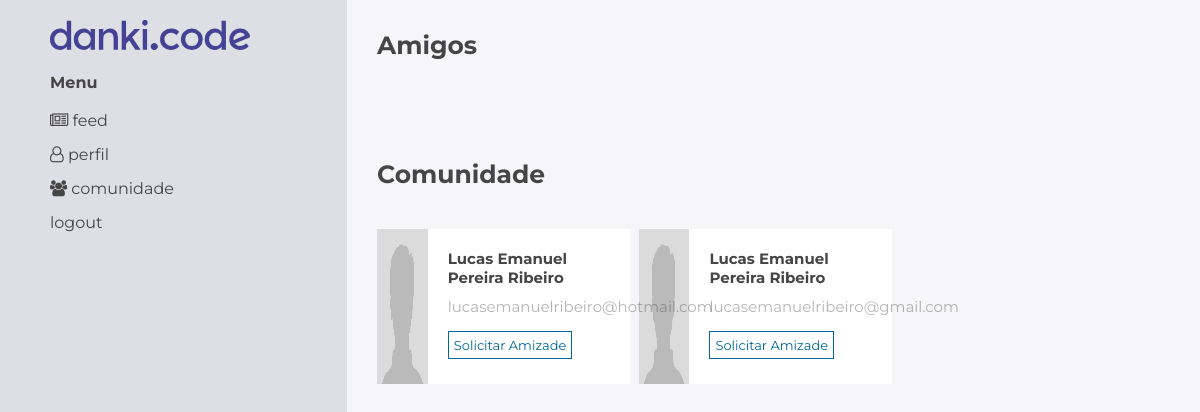
The page /socialmedia/LuCodex/Views/pages/comunidade.php on the database as committed earlier.
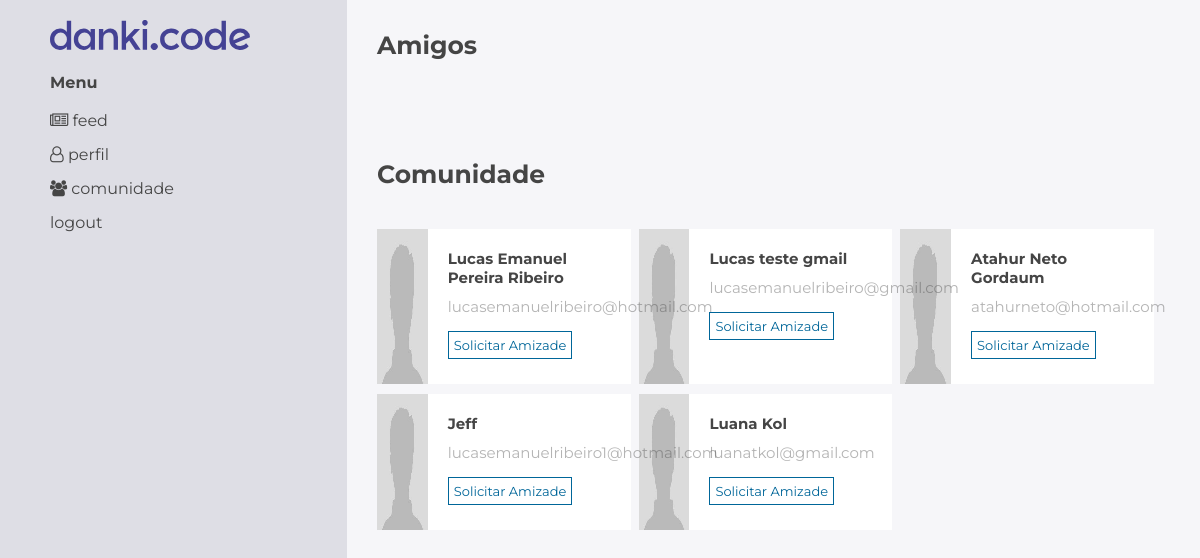
The same page on the database as committed later.
### tables this page shows
CREATE TABLE `usuarios` (
  `id` int(11) NOT NULL,
  `nome` varchar(255) NOT NULL,
  `email` varchar(255) NOT NULL,
  `senha` text NOT NULL,
  `ultimo_post` datetime NOT NULL DEFAULT current_timestamp()
);

### socialmedia/LuCodex/Models/UsuariosModel.php (called while the page is built, shortened)
<?php
	class UsuariosModel{
		public static function listarComunidade(){
			$pdo = \LuCodex\Mysql::connect();
			$comunidade = $pdo->prepare("SELECT * FROM usuarios");
			$comunidade->execute();
			return $comunidade->fetchAll();
		}
		public static function existePedidoAmizade($idPara){
			$pdo =\LuCodex\Mysql::connect();
			$verificaAmizade = $pdo->prepare("SELECT * FROM amizades WHERE (enviou = ? AND recebeu = ?) OR (enviou = ? AND recebeu =?)");
			$verificaAmizade->execute(array($_SESSION['id'],$idPara,$idPara,$_SESSION['id']));
			if($verificaAmizade->rowCount() == 1){
				return false;
			}else{
				return true;
			}
		}
		}
?>

### socialmedia/LuCodex/Views/pages/comunidade.php (the view, shortened to what this page needs)
<!DOCTYPE html>
<html>
<head>
	<link rel="stylesheet" href="https://stackpath.bootstrapcdn.com/font-awesome/4.7.0/css/font-awesome.min.css">
	<link href="<?php echo INCLUDE_PATH_STATIC ?>estilos/feed.css" rel="stylesheet">
	<link href="<?php echo INCLUDE_PATH_STATIC ?>estilos/comunidade.css" rel="stylesheet">
</head>
<body>
	<section class="main-feed">
		<?php
			include('includes/sidebar.php');
		?>
		<div class="feed">
			<div class="comunidade">
			<div class="container-comunidade">
					<h4>Amigos</h4>
			</div>
			<br/>
				<div class="container-comunidade">
					<h4>Comunidade</h4>
					<div class="container-comunidade-wraper">
						<?php
							$comunidade = \LuCodex\Models\UsuariosModel::listarComunidade();
							foreach ($comunidade as $key => $value){
						?>
						<div class="container-comunidade-single">
							<div class="img-comunidade-user-single">
								<img src="<?php echo INCLUDE_PATH_STATIC ?>images/avatar.jpg" />
							</div>
							<div class="info-comunidade-user-single">
								<h2><?php echo $value['nome']; ?></h2>
								<p><?php echo $value['email']; ?></p>
							<div class="btn-solicitar-amizade">
								<?php
									if(\LuCodex\Models\UsuariosModel::existePedidoAmizade($value['id'])){
								?>
								<a href="<?php echo INCLUDE_PATH ?>comunidade?solicitarAmizade=<?php echo $value['id']; ?>">Solicitar Amizade</a>
							<?php } else { ?>
								<a href="javascript:void(0)" style="border:0;color:orange;">pedido pendente</a>
							<?php } ?>
							</div>
							</div>
						</div>
					<?php } ?>
					</div>
			</div>
			</div>
		</div>
	</section>
</body>
</html>

### socialmedia/LuCodex/Views/pages/includes/sidebar.php
<div class="sidebar">
			<div class="logo-sidebar">
				<img src="<?php echo INCLUDE_PATH_STATIC ?>images/logodanki.svg" />
			</div>
			<br/>
			<div class="menu-sidebar">
				<h4>Menu</h4>
				<br/>
				<a href="<?php echo INCLUDE_PATH ?>"><i class="fa fa-newspaper-o" aria-hidden="true"></i> feed</a>
				<a href="#"><i class="fa fa-user-o" aria-hidden="true"></i> perfil</a>
				<a href="<?php echo INCLUDE_PATH ?>comunidade"><i class="fa fa-users" aria-hidden="true"></i> comunidade</a>
				<a href="<?php echo INCLUDE_PATH ?>?logout">logout</a>
			</div>
		</div>

### socialmedia/LuCodex/Views/pages/estilos/feed.css (style rules this page uses)
* { margin:0; padding:0; box-sizing: border-box; font-family: 'Montserrat', sans-serif; }
html,body { height:100%; background: #F6F6F9; }
section.main-feed { display: flex; height:100%; }
.sidebar { background: #DEDEE5; padding:20px 50px; width:347px; }
.sidebar .logo-sidebar img { max-width: 200px; }
.feed { overflow-y: auto; display: flex; flex-wrap: wrap; padding:30px; width:calc(100% - 347px); }
.menu-sidebar { text-align: left; display: inline-block; }
.menu-sidebar h4 { color: #454545; }
.menu-sidebar a { display: block; margin-bottom:15px; color: #454545; text-decoration:none; }

### socialmedia/LuCodex/Views/pages/estilos/comunidade.css (style rules this page uses)
.container-comunidade h4 { font-size: 25px; color:#454545; }
.comunidade { width:100%; }
.container-comunidade-wraper { display: flex; flex-wrap: wrap; width:100%; margin:40px 0; }
.container-comunidade-single { width:32%; margin-bottom: 10px; margin-right: 1%; background-color: white; display: flex; }
.container-comunidade-single .img-comunidade-user-single { width:20%; height: 100%; background-color: blue; }
.img-comunidade-user-single img { width: 100%;height: 100%; }
.container-comunidade-single .info-comunidade-user-single { width:80%; padding:20px; }
.info-comunidade-user-single h2 { font-weight: bold; font-size: 15px; color:#454545; }
.info-comunidade-user-single p { font-size: 15px; color:#454545; opacity: 0.4; margin:10px 0; }
.btn-solicitar-amizade a { border:1px solid #069; padding:5px; color:#069; display: inline-block; font-size: 13px; margin:5px 0; text-decoration:none; }

Rows that differ between the two databases and show on the page:
removed usuarios: nome "Lucas Emanuel Pereira Ribeiro", email "lucasemanuelribeiro@gmail.com"
added usuarios: nome "Lucas teste gmail", email "lucasemanuelribeiro@gmail.com"
added usuarios: nome "Atahur Neto Gordaum", email "atahurneto@hotmail.com"
added usuarios: nome "Jeff", email "lucasemanuelribeiro1@hotmail.com"
added usuarios: nome "Luana Kol", email "luanatkol@gmail.com"
